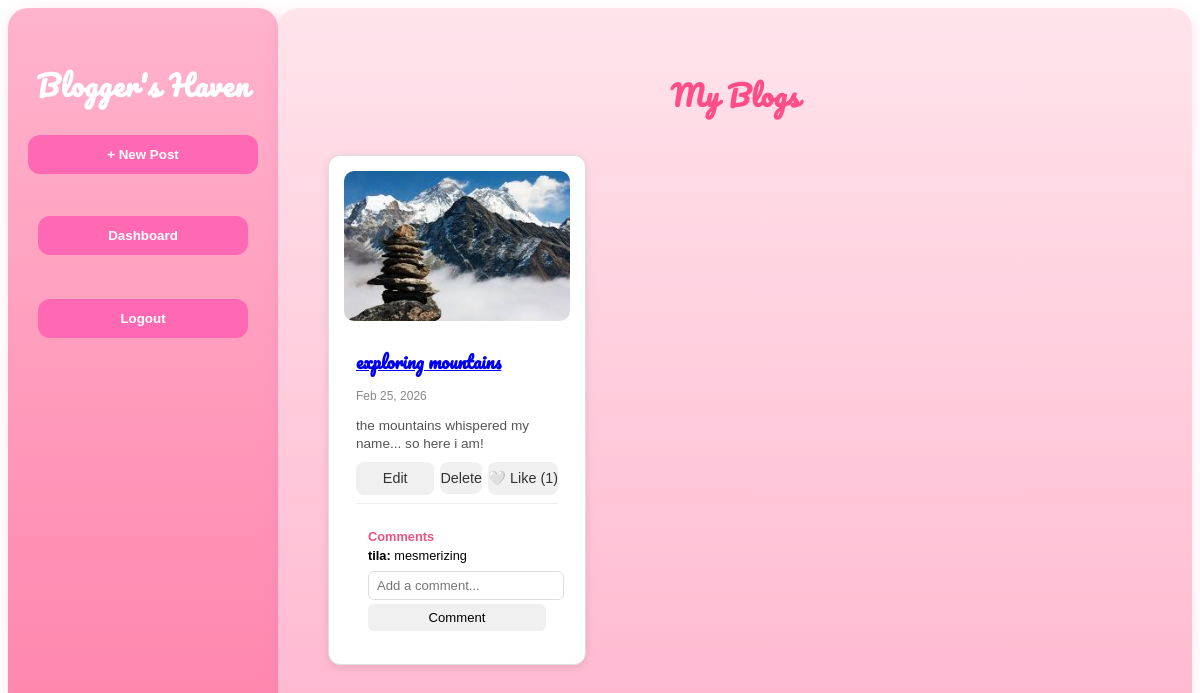
The app's page /my_blogs/ (signed in) with its own data.
### home/models.py (models this page shows, shortened)
class Article(models.Model):
    title = models.CharField(max_length=255)
    content = models.TextField()
    image = models.ImageField(upload_to='post_images/', blank=True, null=True)
    author = models.ForeignKey(User, on_delete=models.CASCADE, related_name="articles")
    category = models.ForeignKey(Category, on_delete=models.SET_NULL, null=True, related_name="cat_articles")
    created_at = models.DateTimeField(auto_now_add=True)
    updated_at = models.DateTimeField(auto_now=True)
    is_trending = models.BooleanField(default=False)
    def total_likes(self):
        return self.likes.count()

class Comment(models.Model):
    post = models.ForeignKey(Article, on_delete=models.CASCADE, related_name="comments")
    user = models.ForeignKey(User, on_delete=models.CASCADE)
    content = models.TextField()
    created_at = models.DateTimeField(auto_now_add=True)

### home/views.py (the view)
# urls.py: path('my_blogs/', views.my_blogs, name='my_blogs'),
@login_required
def my_blogs(request):
    blogs = Article.objects.filter(author=request.user).order_by('-created_at')
    for blog in blogs:
        blog.liked_by_user = blog.likes.filter(user=request.user).exists()
    return render(request, 'my_blogs.html', {'blogs':blogs})

### home/templates/my_blogs.html (shortened to what this page needs)
{% extends 'base.html' %}
{% block content %}
<h2 class="section-title">My Blogs</h2>
<div class="posts-grid">
    {% for blog in blogs %}
    <div class="post-card">
        {% if blog.image %}
            <img src="{{ blog.image.url }}" class="post-image">
        {% endif %}
<div class="post-content-wrapper">
    <h3 class="post-title">
        <a href="{% url 'article_detail' blog.id %}">
                {{ blog.title }}
        </a>
    </h3>
        <p class="post-meta">{{ blog.created_at|date:"M d, Y" }}</p>
        <p class="post-content">{{ blog.content|truncatewords:30 }}</p>
        <div class="post-actions">
            <a href="{% url 'edit_post' blog.id %}" class="action-btn">Edit</a>
<form action="{% url 'delete_post' blog.id %}"
      method="post"
      class="inline-form"
      onsubmit="return confirm('Are you sure you want to delete this post? 🥺');">
    <button type="submit" class="action-btn delete-btn">
        Delete
    </button>
</form>
<form action="{% url 'toggle_like' blog.id %}" method="post" style="display:inline;">
    <button type="submit" class="action-btn">
        {% if blog.liked_by_user %}
            ❤️ Unlike ({{ blog.total_likes }})
        {% else %}
            🤍 Like ({{ blog.total_likes }})
        {% endif %}
    </button>
</form>
</div>
    <div class="comments-section">
        <h4>Comments</h4>
        <div class="comment-list">
            {% for comment in blog.comments.all %}
            <div class="comment-item">
                <p>
                    <strong>{{ comment.user.username }}:</strong> {{ comment.content }}
                </p>
            </div>
            {% empty %}
                <p class="no-comments">No comments yet</p>
            {% endfor %}
        </div>
<form action="{% url 'add_comment' blog.id %}" method="post" class="comment-form">
    <input type="text" name="content" placeholder="Add a comment..." required>
    <button type="submit" class="comment-btn">Comment</button>
</form>
</div>
        </div>
    </div>
    {% empty %}
        <p>You haven't written any blogs yet.</p>
    {% endfor %}
</div>
{% endblock %}

### home/static/css/dashstyle.css (style rules this page uses)
.dash-content h2 { color: #ff4d88; margin-bottom: 25px; font-size: 28px; letter-spacing: 0.5px; font-family: 'Pacifico', cursive; }
.post-card { background-color: #fff; border-radius: 15px; padding: 15px; box-shadow: 0 2px 8px rgba(0,0,0,0.1); display: flex; flex-direction: column; transition: transform 0.2s; }
.post-image { width: 100%; height: 150px; object-fit: cover; border-radius: 10px; margin-bottom: 10px; }
.post-title { font-size: 1.1rem; margin-bottom: 8px; }
.post-content { font-size: 0.95rem; color: #555; }
.posts-grid { display: grid; grid-template-columns: repeat(auto-fill, minmax(250px, 1fr)); gap: 20px; padding: 10px; }
.post-content { color: #555; font-size: 14px; margin-bottom: 15px; }
.section-title { font-size: 28px; color: #e75480; margin-bottom: 25px; font-weight: 600; }
.post-card { background: #fff; border-radius: 12px; border: 1px solid #ddd; overflow: hidden; font-family: Arial, sans-serif; transition: box-shadow 0.2s; }
.post-image { width: 100%; max-height: 250px; object-fit: cover; }
.post-content-wrapper { padding: 10px 12px; }
.post-title { font-family: 'Pacifico', cursive; color: #e75480; font-size: 1.1rem; margin: 5px 0 3px 0; }
.post-meta { font-size: 0.75rem; color: #888; margin-bottom: 8px; }
.post-content { font-size: 0.85rem; line-height: 1.3; margin-bottom: 10px; max-height: 3.5em; overflow: hidden; }
.post-actions { display: flex; gap: 6px; flex-wrap: wrap; margin-bottom: 8px; }
.action-btn { background: #f0f0f0; border: none; padding: 5px 10px; border-radius: 8px; cursor: pointer; font-size: 0.82rem; transition: 0.2s; text-decoration: none; color: #333; }
.comments-section { border-top: 1px solid #eee; padding: 8px 12px; font-size: 0.8rem; }
.comments-section h4 { margin-bottom: 4px; color: #e75480; }
.comment-list p { margin: 2px 0; }
.comment-form { display: block; margin-top: 2px; }
.comment-form input[type="text"] { width: 100%; padding: 6px 8px; border-radius: 6px; border: 1px solid #ddd; font-size: 0.82rem; margin-bottom: 4px; }
.comment-btn { width: 100%; padding: 6px 0; border-radius: 6px; background: #f0f0f0; font-size: 0.82rem; border: none; cursor: pointer; transition: 0.2s; }
.comment-item { margin-bottom: 8px; }
.comment-item p { margin: 0 0 3px 0; }
.inline-form { margin: 0; }
.section-title { text-align: center; color: #e75480; font-family: 'Pacifico', cursive; margin-bottom: 20px; }
.action-btn { flex: 1; text-align: center; padding: 8px 0; background: #f0f0f0; border-radius: 8px; font-size: 0.9rem; text-decoration: none; color: #333; border: none; cursor: pointer; transition: 0.2s; }

### records on screen
Article: image (picture), title "exploring mountains", created_at "Feb 25, 2026", content "the mountains whispered my name... so here i am!", total_likes "1"
Comment: user.username "tila", content "mesmerizing"
